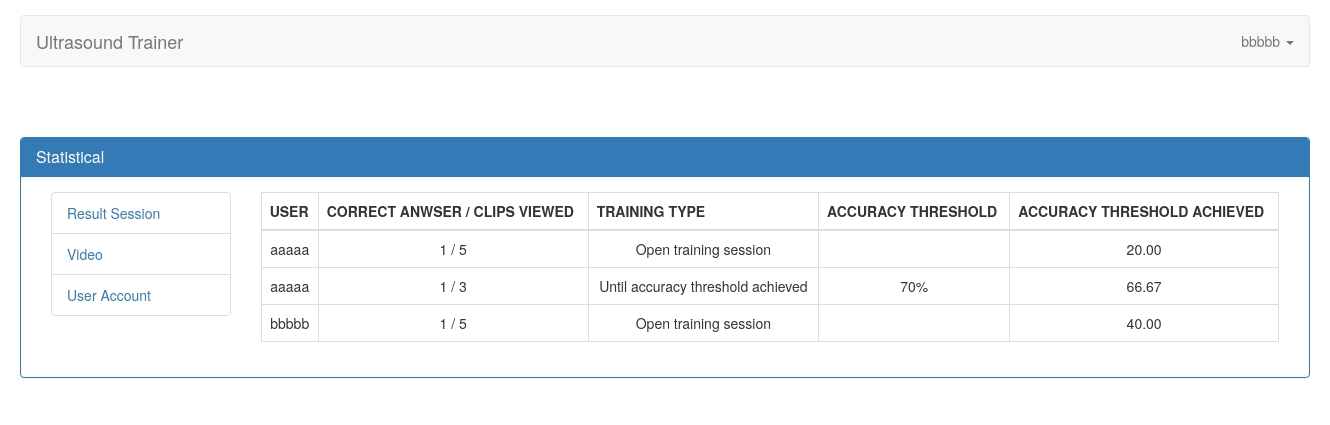
Page /statistical (signed in) on the committed database.
### servey/models.py (models this page shows, shortened)
class Result(models.Model):
    user = models.ForeignKey(User, related_name='user_result', on_delete=models.CASCADE)
    date = models.DateTimeField(default=datetime.datetime.utcnow, blank=True)
    close = models.BooleanField(default=False, verbose_name="Test is close?", blank=True)
    training_type = models.CharField(choices=TRAINING_TYPE, blank=True, null=True, max_length=255)
    accuracy = models.CharField(max_length=255, choices=ACCURACY_THRESHOLD, blank=True, null=True)
    created_at = models.DateTimeField(auto_now_add=True)
    updated_at = models.DateTimeField(auto_now=True)
    @property
    def get_user(self):
        return User.objects.get(pk=self.user_id)
    @property
    def total_anwser(self):
        return self.result_detail.count()
    @property
    def correct_anwser(self):
        return 1
    @property
    def accuracy_count(self):
        context = {}
        check = ResultDetail.objects.filter(result=self.id)
        if check is not None:
            count_question = ResultDetail.objects.filter(result=self.id).count()
            total_answer = ResultDetail.objects.filter(result=self.id)
            context['true'] = 0
            context['false'] = 0
            for query_answer in total_answer:
                video = query_answer.video.answer
                answer_result = query_answer.answer
                if video == answer_result:
                    context['true'] += 1
                else:
                    context['false'] += 1
            accuracy = format(Decimal(context['true'] * 100 / count_question), '.2f')
            return accuracy

class ResultDetail(models.Model):
    result = models.ForeignKey(Result, on_delete=models.CASCADE, null=True, related_name='result_detail',)
    video = models.ForeignKey(Video, blank=True, on_delete=models.CASCADE, related_name='video_result')
    answer = models.IntegerField(blank=True)
    created_at = models.DateTimeField(auto_now_add=True)
    updated_at = models.DateTimeField(auto_now=True)

class Video(models.Model):
    ANSWER_CHOICE = (
        (1, 'Normal'),
        (2, 'Moderately reduced',),
        (3, 'Severely reduced',)
    )
    path = models.FileField(blank=True, verbose_name="Upload video (mp4, mkv)", max_length=255, upload_to='videos/', validators=[validate_file_extension])
    title = models.TextField(blank=True, verbose_name="Title question")
    answer = models.IntegerField(choices=ANSWER_CHOICE, default=1)
    created_at = models.DateTimeField(auto_now_add=True)
    updated_at = models.DateTimeField(auto_now=True)

### servey/views.py (the view)
def result_session(request):
    context = {}
    total_result = Result.objects.all()
    total_video = Video.objects.all().values('id', 'answer')
    users = User.objects.filter(is_superuser=False)
    user_result = {}
    for user in users:
        user_result[user.id] = Result.objects.filter(user_id=user.id)
    print(total_video)
    context = {
        "total_result": total_result,
    }
    return render(request, 'statistical/result_session.html', context)

### templates/statistical/result_session.html
{% extends 'statistical/index.html' %}
{% block main %}
    <div class="col-md-10">
        <table class="table table-bordered table-hover">
            <thead>
            <tr>
                <th>USER</th>
                <th>CORRECT ANWSER / CLIPS VIEWED</th>
                <th>TRAINING TYPE</th>
                <th>ACCURACY THRESHOLD</th>
                <th>ACCURACY THRESHOLD ACHIEVED</th>
            </tr>
            </thead>
            <tbody>
                {% for item in total_result %}
                <tr class="text-center">
                    <td>{{ item.get_user.username }}</td>
                    <td>{{ item.correct_anwser }} / {{ item.total_anwser }}</td>
                    <td>{{ item.training_type }}</td>
                    <td>{{ item.accuracy }}</td>
                    <td>{{ item.accuracy_count }}</td>
                </tr>
                {% endfor %}
            </tbody>
        </table>
    </div>
{% endblock %}

### templates/partials/index.html (shortened to what this page needs)
<!DOCTYPE html>
<html lang="en">
    {% load staticfiles %}
    <head>
        <link href="https://stackpath.bootstrapcdn.com/bootstrap/3.3.6/css/bootstrap.min.css" rel="stylesheet">
        <link rel="stylesheet" href="{% static 'main.css' %}">
    </head>
    <body>
    <div class="container" id="container_main" style="width: 1320px">
        <nav class="navbar navbar-default" role="navigation">
        <div class="navbar-header">
            <a class="navbar-brand" href="{% url 'index' %}">Ultrasound Trainer</a>
        </div>
        <div class="collapse navbar-collapse navbar-ex1-collapse">
            <ul class="nav navbar-nav navbar-right">
                <li class="dropdown">
                    <a href="#" class="dropdown-toggle" data-toggle="dropdown">
                        {% if request.user.is_authenticated %}
                            <span>{{ request.user.username }}</span>
                            <b class="caret"></b>
                        {% else %}
                            Guest
                        {% endif %}
                    </a>
                </li>
            </ul>
        </div>
        </nav>
        <div class="row" style="padding-top: 50px;">
            {% block content %}
            {%  endblock %}
        </div>
    </div>
    </body>
</html>

### static/main.css (style rules this page uses)
#container_main { padding-top: 15px; }
.row { margin-right: 0; margin-left: 0; }
ul li { list-style-type: none; }

### rows in the picture
Result: get_user.username "aaaaa", correct_anwser "1", total_anwser "5", training_type "Open training session", accuracy_count "20.00"
Result: get_user.username "aaaaa", correct_anwser "1", total_anwser "3", training_type "Until accuracy threshold achieved", accuracy "70%", accuracy_count "66.67"
Result: get_user.username "bbbbb", correct_anwser "1", total_anwser "5", training_type "Open training session", accuracy_count "40.00"

### other values in the picture
{{ request.user.username }} "bbbbb"
